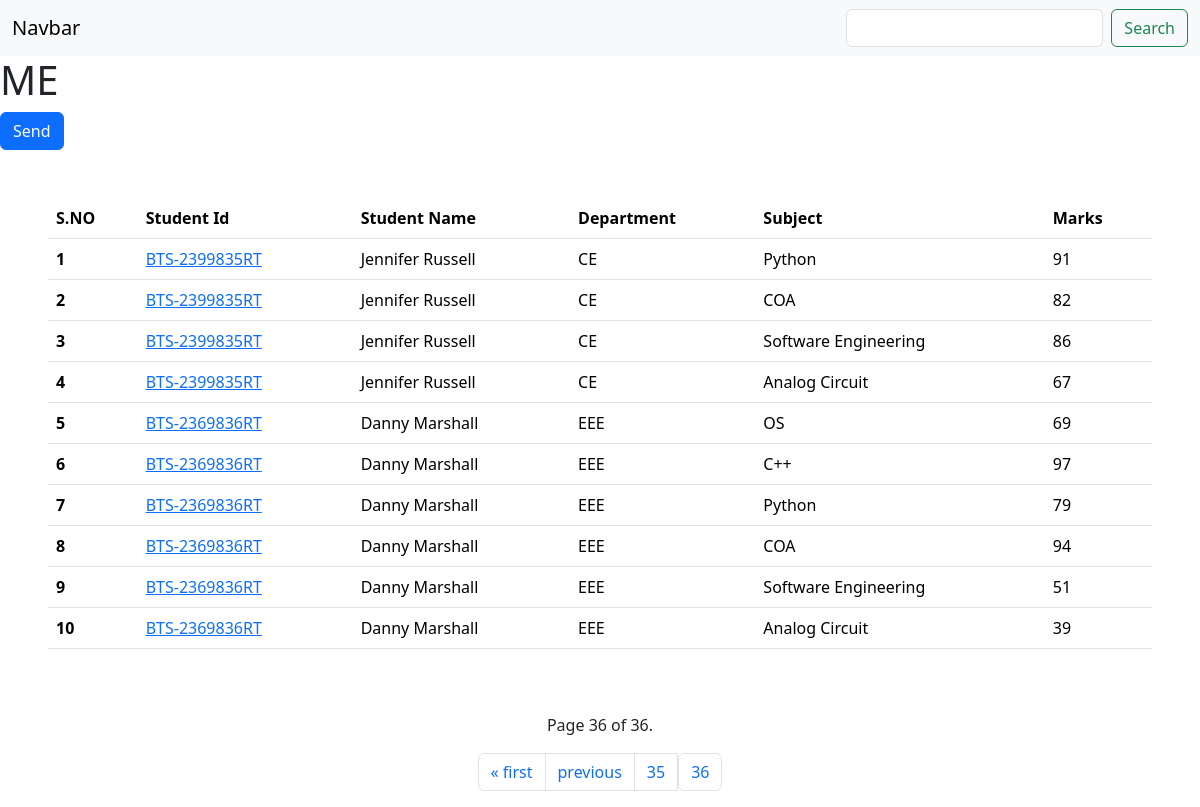
Page /?page=36 on the committed database.
### home/models.py (models this page shows, shortened)
class Department(models.Model):
    department = models.CharField(max_length=100)
    def __str__(self):
        return self.department
    class Meta:
        ordering = ['department']

class SubjectMarks(models.Model):
    student = models.ForeignKey(Student,related_name="studentmarks", on_delete=models.CASCADE)
    subject = models.ForeignKey(Subject, on_delete=models.CASCADE)
    marks = models.IntegerField(default=33)
    class Meta:
        unique_together = ['student', 'subject']

class Student(models.Model):
    department = models.ForeignKey(Department, related_name="depart", on_delete=models.CASCADE)
    student_id = models.OneToOneField(StudentId, related_name="studentid", on_delete=models.CASCADE)
    student_name = models.CharField(max_length=100)
    student_email = models.EmailField(unique=True)
    student_age = models.IntegerField(default=18)
    student_address = models.TextField()
    class Meta:
        ordering = ['student_name']
        verbose_name = ['student']

class StudentId(models.Model):
    student_id = models.CharField(max_length=100)
    def __str__(self):
        return self.student_id

class Subject(models.Model):
    subject_name = models.CharField(max_length=100)
    def __str__(self) -> str:
        return self.subject_name

### home/views.py (the view, shortened to what this page needs)
# urls.py: 2. Add a URL to urlpatterns:  path('', views.home, name='home')
def home(request):
    queryset = SubjectMarks.objects.all()
    latest_ids = SubjectMarks.objects.values('student_id').annotate(max_id=Max('id'))
    s = SubjectMarks.objects.filter(id__in=[item['max_id'] for item in latest_ids])
    s= s[0].student.department
    contact_list = queryset
    paginator = Paginator(contact_list, 10)  # Show 25 contacts per page.
    page_number = request.GET.get("page")
    page_obj = paginator.get_page(page_number)
    queryset2 = SubjectMarks.objects.all()
    context ={
        'queryset' : page_obj,
        's' : s,
    }
    return render(request,'index.html',context)

### templates/index.html (shortened to what this page needs)
<!DOCTYPE html>
<html lang="en">
<head>
    <link href="https://cdn.jsdelivr.net/npm/bootstrap@5.3.1/dist/css/bootstrap.min.css" rel="stylesheet">
</head>
<body>
    <nav class="navbar bg-body-tertiary">
        <div class="container-fluid">
          <a class="navbar-brand">Navbar</a>
          <form class="d-flex" role="search">
            <input class="form-control me-2" name="Search" aria-label="Search">
            <button class="btn btn-outline-success" type="submit">Search</button>
          </form>
        </div>
      </nav>
      <h1> {{s}}</h1>
      <a href="{% url 'send_email' %}" class="btn btn-primary">Send</a>
    <div class="container-fluid p-5">
    <table class="table">
        <thead>
          <tr>
            <th scope="col">S.NO</th>
            <th scope="col">Student Id</th>
            <th scope="col">Student Name</th>
            <th scope="col">Department</th>
            <th scope="col">Subject</th>
            <th scope="col">Marks</th>
          </tr>
        </thead>
        <tbody>
        {% for query in queryset %}
          <tr>
            <th scope="row">{{forloop.counter}}</th>
            <td><a href="{% url 'getMarks' query.student.student_id %}">{{query.student.student_id}}</a></td>
            <td>{{query.student.student_name}}</td>
            <td>{{query.student.department}}</td>
            <td>{{query.subject}}</td>
            <td>{{query.marks}}</td>
          </tr>
          {% endfor %}
        </tbody>
      </table>
    </div>
    <p class="text-center">Page {{ queryset.number }} of {{ queryset.paginator.num_pages }}.</p>
    <nav aria-label="Page navigation example">
        <ul class="pagination justify-content-center">
            <div class="pagination">
                    {% if queryset.has_previous %}
                    <li class="page-item"><a class="page-link" href="?page=1">&laquo; first</a></li>
                    <li class="page-item"><a class="page-link" href="?page={{ queryset.previous_page_number }}">previous</a></li>
                    <li class="page-item"><a class="page-link" href="?page={{ queryset.number|add:"-1" }}">{{queryset.number|add:"-1"}}</a></li>
                    {% endif %}
                    <span class="current">
                        <li class="page-item"><a class="page-link" href="?page={{ queryset.number }}">{{queryset.number}}</a></li>
                    </span>
            </div>
        </ul>
    </nav>
</body>
</html>

### rows in the picture
Department: department "ME"
SubjectMarks: student.student_id "BTS-2399835RT", student.student_name "Jennifer Russell", student.department "CE", subject "Python", marks "91"
SubjectMarks: student.student_id "BTS-2399835RT", student.student_name "Jennifer Russell", student.department "CE", subject "COA", marks "82"
SubjectMarks: student.student_id "BTS-2399835RT", student.student_name "Jennifer Russell", student.department "CE", subject "Software Engineering", marks "86"
SubjectMarks: student.student_id "BTS-2399835RT", student.student_name "Jennifer Russell", student.department "CE", subject "Analog Circuit", marks "67"
SubjectMarks: student.student_id "BTS-2369836RT", student.student_name "Danny Marshall", student.department "EEE", subject "OS", marks "69"
SubjectMarks: student.student_id "BTS-2369836RT", student.student_name "Danny Marshall", student.department "EEE", subject "C++", marks "97"
SubjectMarks: student.student_id "BTS-2369836RT", student.student_name "Danny Marshall", student.department "EEE", subject "Python", marks "79"
SubjectMarks: student.student_id "BTS-2369836RT", student.student_name "Danny Marshall", student.department "EEE", subject "COA", marks "94"
SubjectMarks: student.student_id "BTS-2369836RT", student.student_name "Danny Marshall", student.department "EEE", subject "Software Engineering", marks "51"
SubjectMarks: student.student_id "BTS-2369836RT", student.student_name "Danny Marshall", student.department "EEE", subject "Analog Circuit", marks "39"

### other values in the picture
{{ queryset.number }} "36"
{{ queryset.paginator.num_pages }} "36"
{{ queryset.number|add:"-1" }} "35"
